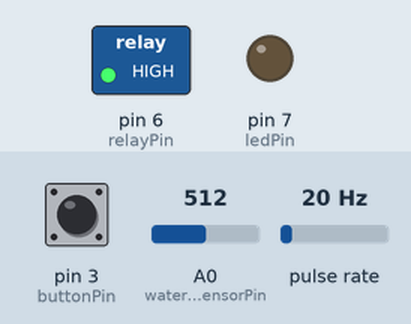
Simulated run of this sketch. Board: Arduino Uno, built with avr-gcc and run on an emulated ATmega328P. Shown: switched loads named in the sketch (green lamp = pin HIGH), output pins drawn as LEDs (lit = HIGH). Wiring (inferred from the names in the program): pulse sensor: data pin 2. Inputs (shaded band) come from the test bench; at power-on: pin 3 (buttonPin) LOW, A0 (waterLevelSensorPin) = 512, pulse rate 20 Hz. What the sketch prints to the serial monitor is not drawn.

Above: at 1.2 s.
1.3 s: pin 3 (buttonPin) pulled HIGH for 0.15 s
At 1.37 s:
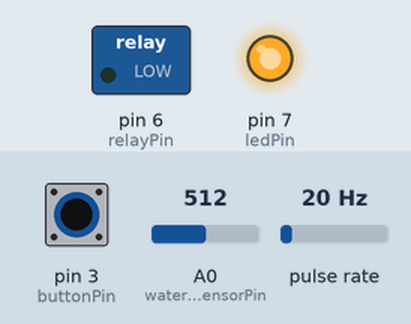
2.9 s: pin 3 (buttonPin) pulled HIGH for 3.2 s
At 6.7 s:
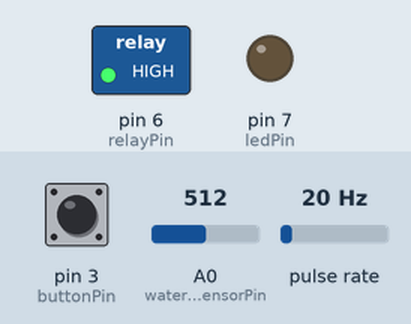
Timing chart, 0 to 8.2 s (numbered marks = the images above; inputs shaded):
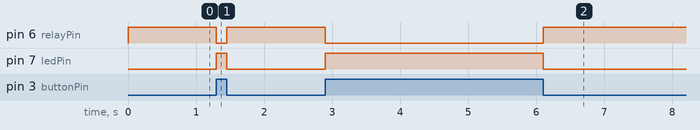

The sketch:

AKETH_Energy_Lions.ino
```cpp
#include <util/atomic.h> // this library includes the ATOMIC_BLOCK macro.

volatile int flow_frequency=0; // Measures flow sensor pulses
float vol = 0.0;      // συνολικός όγκος νερού σε λίτρα (lt)
float l_minute = 0.0; // ροή νερού σε lt/min
float l_sec = 0.0;    // ροή νερού σε lt/sec

// Pins
const int flowSensorPin = 2; // Flow Sensor Input
const int buttonPin = 3;
const int ledPin = 7;
const int waterLevelSensorPin = A0;
const int relayPin = 6;

unsigned long currentTime;
unsigned long cloopTime;
int waterLevel = 0;
int pososto = 0;
int buttonState = 0;

char buf[30];       // το string αποστολής
char floatStr1[10]; // προσωρινό string (για τη μετατροπή float σε string)
char floatStr2[10];

void flow() // Interrupt function
{
  flow_frequency++;
}

void setup()
{
  pinMode(flowSensorPin, INPUT_PULLUP);
  pinMode(ledPin, OUTPUT);
  pinMode(relayPin, OUTPUT);
  Serial.begin(9600);
  attachInterrupt(digitalPinToInterrupt(flowSensorPin), flow, RISING); // Setup Interrupt
  currentTime = millis();
  cloopTime = currentTime;
}

void loop()
{
  currentTime = millis();

  // Every second, calculate flow
  if(currentTime >= (cloopTime + 1000))
  {
    cloopTime = currentTime;

    waterLevel = analogRead(waterLevelSensorPin);
    // Μετατροπή σε ποσοστό (με βάση την ελάχιστη και τη μέγιστη τιμή)
    // map(value, fromLow, fromHigh, toLow, toHigh)
    pososto = map(waterLevel, 400, 650, 0, 100);
    pososto = constrain(pososto, 0, 100);

    // απαραίτητο για την επεξεργασία volatile μεταβλητών
    ATOMIC_BLOCK(ATOMIC_RESTORESTATE)
    {
      //Serial.print(flow_frequency);
      if(flow_frequency != 0)
      {
        // Flow rate pulse characteristics: Frequency (Hz) = 7.5 * Flow rate (L/min)
        l_minute = flow_frequency / 7.5;
        l_sec = l_minute / 60;
        vol = vol + l_sec;
        flow_frequency = 0; // Reset Counter
      }
      else
      {
        l_minute = 0;
        l_sec = 0;
      }
    }

    //Serial.println(pososto);
    //Serial.print("#");
    //Serial.print(l_minute);
    //Serial.print("#");
    //Serial.println(vol);
    // Αποστολή όλων των δεδομένων σε μορφή κειμένου
    dtostrf(l_minute, 0, 3, floatStr1); // μετατροπή του float σε string
    dtostrf(vol, 0, 3, floatStr2);
    sprintf(buf, "%d#%s#%s", pososto, floatStr1, floatStr2);  // συνένωση όλων των δεδομένων σε ένα string, χωρισμένων με #
    Serial.print(buf);
  }

  // check if the pushbutton is pressed.
  // if it is, the buttonState is HIGH:
  buttonState = digitalRead(buttonPin);
  if (buttonState == HIGH)
  {
    digitalWrite(ledPin, HIGH);
    digitalWrite(relayPin, LOW);  // ξεκινά η αντλία
  }
  else
  {
    digitalWrite(ledPin, LOW);
    digitalWrite(relayPin, HIGH); // σταματά η αντλία
  }

//  delay(50);
}
```

Measured:
- after the input at 1.3 s, pin 6 (relayPin): HIGH → LOW at once, → HIGH 0.15 s later; pin 7 (ledPin): LOW → HIGH at once, → LOW 0.15 s later
- after the input at 2.9 s, pin 6 (relayPin): HIGH → LOW at once, → HIGH 3.2 s later; pin 7 (ledPin): LOW → HIGH at once, → LOW 3.2 s later
